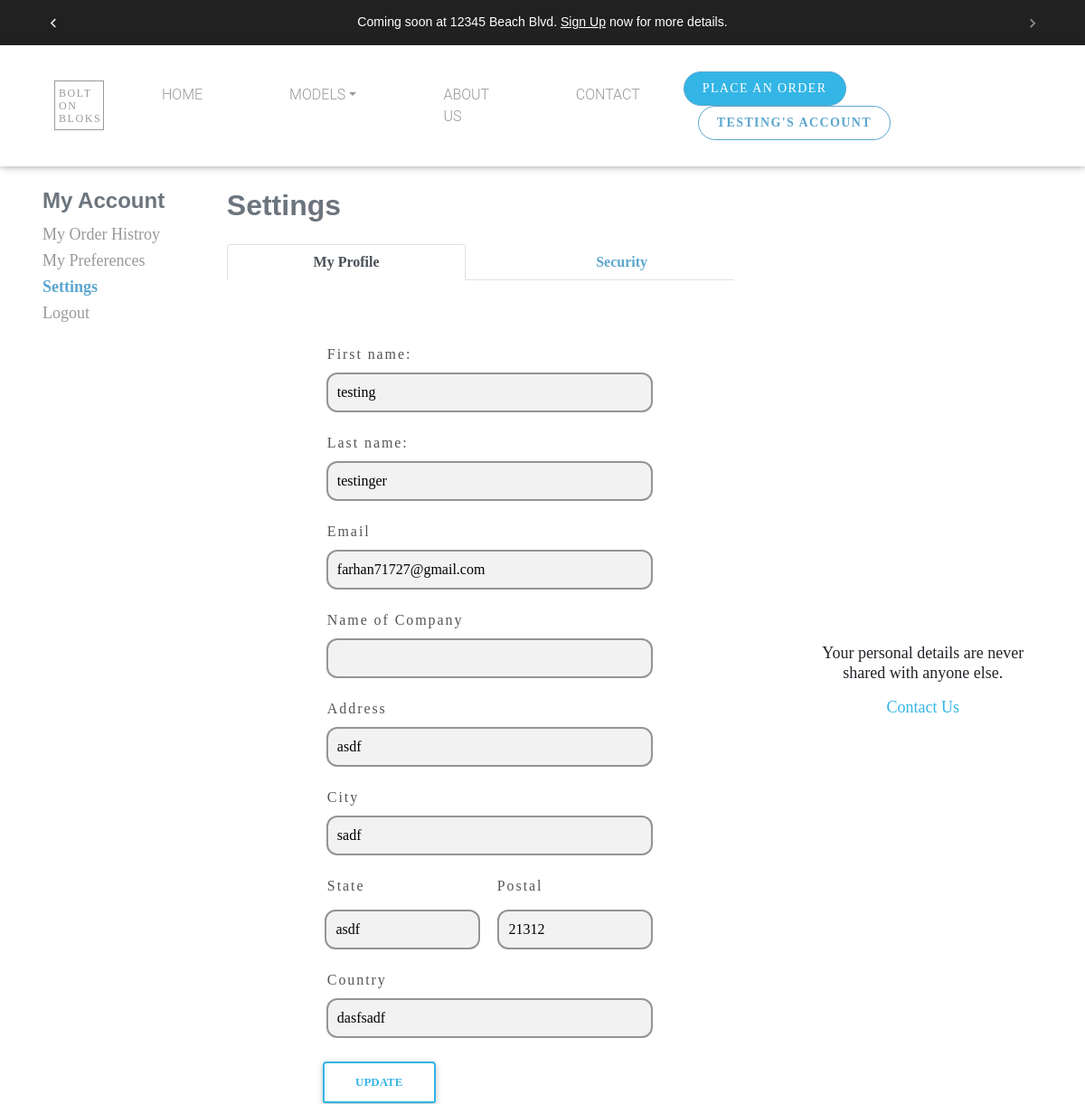
Page /update/profile (signed in, upper part) on the earlier database version.
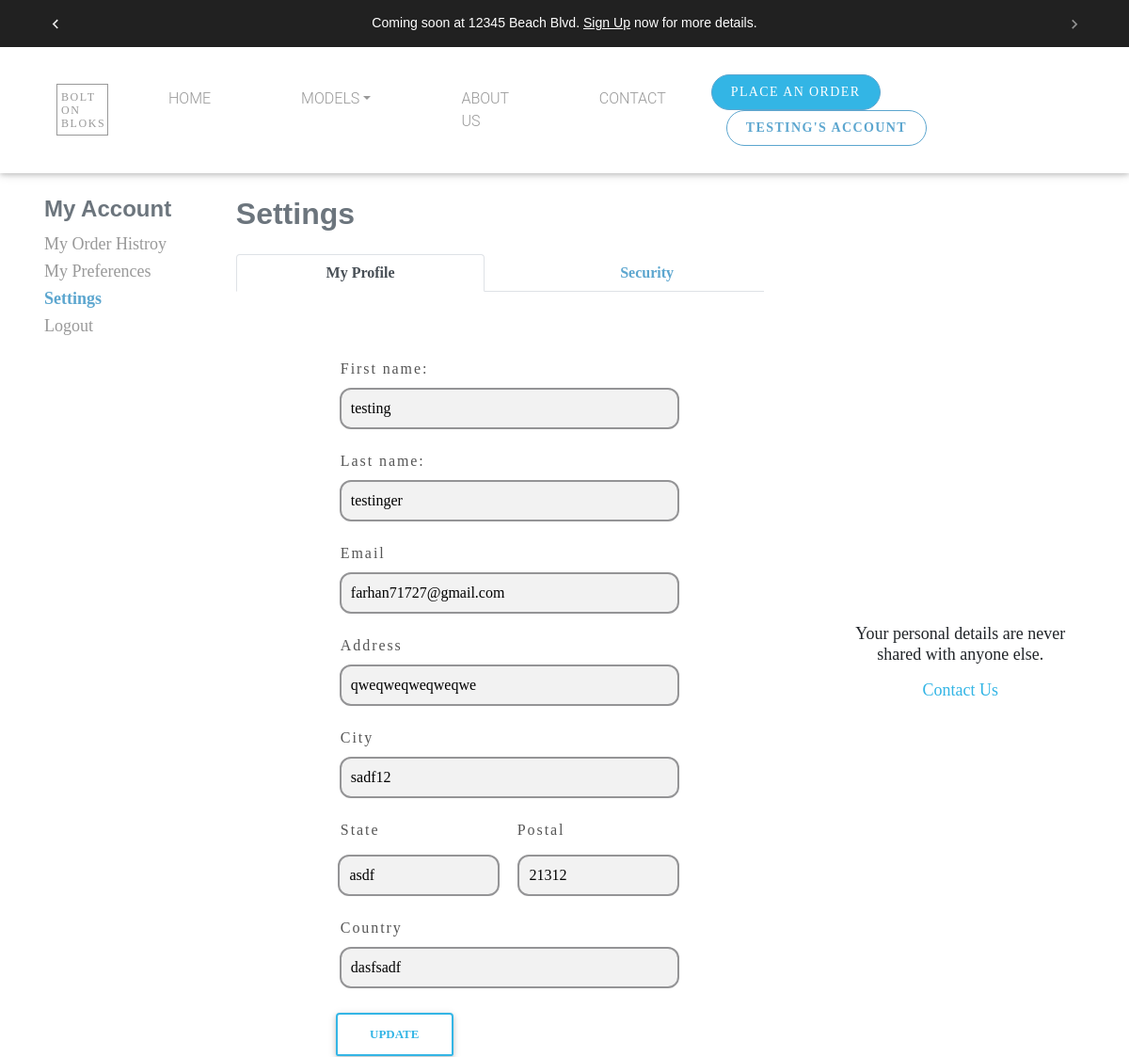
Same page on the later database version.
### users/models.py (models this page shows, shortened)
class User(AbstractUser):
    email = models.EmailField(verbose_name='email address',max_length=255,unique=True)
    username = models.CharField(verbose_name='Username',max_length=255,default=None, blank=True, null= True)
    USERNAME_FIELD = 'email'
    REQUIRED_FIELDS = ['username']

class SpecUser(User):
    USER_TYPE = (
        ('developer','Developer'),
        ('lender','Lender'),
        ('banker','Banker'),
        ('dealer','Dealer'),
        ('homeowner','Prospective Homeowner'),
        ('Municipality/Government Official','Municipality/Government Official'),
        ('vendor','Vendor'),
    )
    user_type = models.CharField('Sign up as', max_length=32, choices = USER_TYPE, default = None)
    company_name = models.CharField('Name of Company',max_length=100, blank=True, null=True)
    title = models.CharField('Title',max_length=100, blank=True, null=True)
    phone_number = models.CharField(("Phone Number"), max_length = 18, help_text="optional", blank=True, null=True)
    dealer_no = models.CharField('Dealer Number',max_length=6, help_text="optional", validators=[RegexValidator(r"^[0-9]*$")] ,blank=True, null=True)
    home_permission = models.BooleanField('Home Access', default=False)
    content_permission = models.BooleanField('Content Access', default=False)
    activation_time_home = models.DateTimeField('Activation Time (Home)',blank=True, null=True)
    expire_time_home = models.DateTimeField('Expire Time (Home)', blank=True, null=True)
    activation_time_spec_content = models.DateTimeField('Activation Time (Content)',blank=True, null=True)
    expire_time_spec_content = models.DateTimeField('Expire Time (Content)', blank=True, null=True)
    city = models.CharField('City',max_length=60, default='', blank=True, null=True)
    postal = models.CharField('Postal',max_length=60, default='', blank=True, null=True)
    state = models.CharField('State',max_length=60, default='', blank=True, null=True)
    country = models.CharField('Country',max_length=60, default='', blank=True, null=True)
    address = models.CharField('Address', max_length=1000, default='', blank=True, null=True)
    class Meta:
        verbose_name = 'Spec_User'
        verbose_name_plural = 'Spec User'

### users/views.py (the view, shortened to what this page needs)
# urls.py: path('update/profile',update_userprofile, name="user-profile"),
@login_required()
def update_userprofile(request):
    allowed_users = ['developer', 'lender', 'banker']
    form1 = UserProfileForm(instance=request.user)
    if not request.user.is_superuser:
        form2 = UserProfileForm2(instance=request.user.specuser)
    else:
        form2 = None
    return render(request, "users/user_profile.html", {"form": form1, "form2": form2, 'allowed_users':allowed_users})

### users/forms.py (shortened to what this page needs)
class EmailListForm(forms.ModelForm):
    class Meta:
        model = EmailList
        fields = ['email']
    def __init__(self, *args, **kwargs):
        super(EmailListForm, self).__init__(*args, **kwargs)
        self.fields['email'].widget.attrs.update({
            'placeholder': 'email@email.com',
            "class":"news-input",
        })

class UserProfileForm(forms.ModelForm):
    class Meta:
        model = User
        fields = ('first_name', 'last_name',)

### users/context_processor.py (called while the page is built)
def email_form(request):
    form = EmailListForm()
    return {"subscribe_form":form}

### users/templates/users/user_profile.html (shortened to what this page needs)
{% extends 'users/base.html' %}
{% load static %}
{% block content %}
<div id="tabs" class="container project-tab custom_font2">
    <div class="row">
      {% include 'signup/side_nav.html' %}
          <div class="col-md-6 m-auto p-0 pb-5 bottom_border">
            <div class="row">
               <div class="col-md-12 fa-pull-left w-100">
                  <nav class="fa-pull-left">
                    <h2 class="text-muted mb-4">Settings</h2>
                     <div class="nav nav-tabs nav-fill" id="nav-tab" role="tablist">
                        <a class="nav-item nav-link active mr-5" id="nav-home-tab" data-toggle="tab"
                        href="#nav-home" role="tab" aria-controls="nav-home" aria-selected="true">My
                        Profile</a>
                        <a class="nav-item nav-link" id="nav-profile-tab" data-toggle="tab"
                        href="#nav-profile" role="tab" aria-controls="nav-profile"
                        aria-selected="false">Security</a>
                     </div>
                  </nav>
               </div>
            </div>
            <div class="tab-content" id="nav-tabContent">
               <div class="tab-pane fade show active" id="nav-home" role="tabpanel" aria-labelledby="nav-home-tab">
                  <form method="POST" class="custom_input">
                     {{ form }}
                     <label>Email</label>
                     <input type="email" name="email" value="{% if email %} {{ email }} {% else %}
                                             {{ request.user.email }}{% endif %}" required>
                     {% for field in form2 %}
                        {% if field == form2.state %}
                           <div class="w-100" style="width: 100%; display:flex;">
                              <label for="id_state">{{ form2.state.label }}</label>
                              <div style=" margin-top: 60px; margin-left: -65px;">
                                 {{ form2.state }}
                              </div>
                              <label for="id_postal" style="position: relative; left: 18px;"
                              >{{ form2.postal.label }}</label>
                              <div style="margin-top: 60px; margin-left:-53px;">
                                 {{ form2.postal }}
                              </div>
                           </div>
                        {% elif field == form2.postal %}
                        {% else %}
                           {% if field == form2.company_name and request.user.specuser.user_type == "dealer"%}
                              <label>{{ field.label }}</label>
                              {{ field }}
                           {% elif field == form2.company_name and request.user.specuser.user_type not in allowed_users %}
                           {% elif field == form2.title and request.user.specuser.user_type not in allowed_users %}
                           {% else %}
                              <label>{{ field.label }}</label>
                              {{ field }}
                           {% endif %}
                        {% endif %}
                     {% endfor %}
                     <br/><br/>
                     <button type="submit" class="btn btn-outline-info fa-pull-right rounded-top font-weight-bold"> Update
                     </button><br/><br/>
                  </form>
               </div>
            </div>
          </div>
         <div class="col-md-3" style="align-self: center; align-content: center; align-items: center">
            <div class="w-100 text-center" >
               <p>Your personal details are never shared with anyone else.</p>
               <a class="text-info" href="{% url 'contact-us' %}">Contact Us</a>
            </div>
         </div>
    </div>
</div>
{% endblock %}

Differences in the rows shown:
changed SpecUser "asdf": address "asdf" → "qweqweqweqweqwe"; city "sadf" → "sadf12"; user_type "dealer" → "homeowner" (drawn)
Other differences:
list line gone: "Name of Company"
